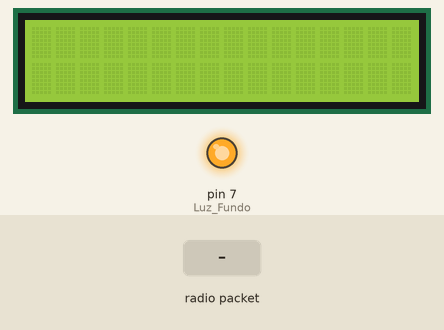
Simulated run of this sketch. Board: Arduino Uno, built with avr-gcc and run on an emulated ATmega328P. On the bench: 16×2 character LCD, output pins drawn as LEDs (lit = HIGH). The inputs (shaded band) are chosen by the test bench. No radio packets arrive unless stated.

Above: at 1.2 s.
1.3 s: radio packet "1" arrives
At 1.7 s:
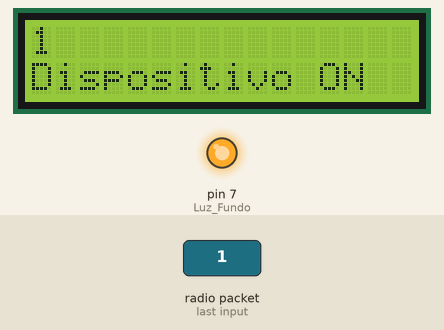
2.8 s: radio packet "0" arrives
At 4.0 s:
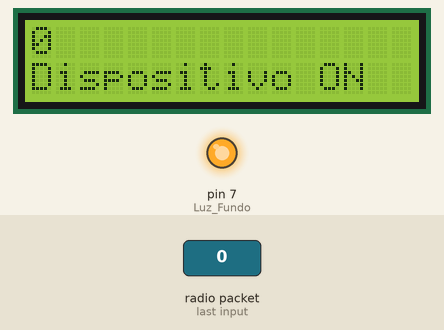
4.3 s: radio packet "2" arrives
At 5.1 s:
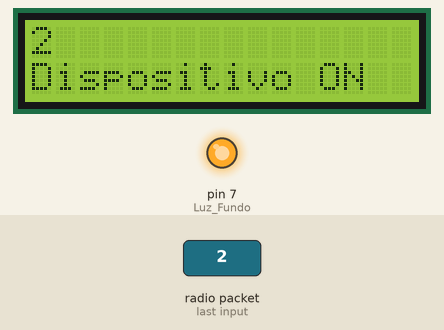
Timing chart, 0 to 7.3 s (numbered marks = the images above; inputs shaded):
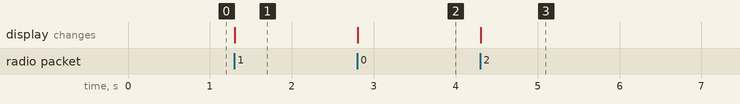

The sketch:

RECEPTOOOR.ino
```cpp
#include <LiquidCrystal.h> // declara a utilização da biblioteca LiquidCrystal
#include <VirtualWire.h> // declara a utilização da biblioteca VirtualWire

#define Luz_Fundo  7


//cria um objeto tipo LiquidCrystal que chamei de "lcd" nos pinos citados:
LiquidCrystal lcd(12, 11, 5, 4, 3, 2);

void setup()
{
  Serial.begin(9600);
lcd.begin(16, 2); // Iniciando o objeto "lcd" de 2 linhas e 16 colunas
pinMode(Luz_Fundo,OUTPUT); //define o pino como saída
digitalWrite(Luz_Fundo,HIGH); // Liga a luz do display.

     vw_set_rx_pin(6); // Define o pino 6 do Arduino como entrada
//de dados do receptor
    vw_setup(2000);             // Bits por segundo
    vw_rx_start();
}

void loop()
{
  uint8_t message[VW_MAX_MESSAGE_LEN];
  uint8_t msgLength = VW_MAX_MESSAGE_LEN;

  String msg;

  if (vw_get_message(message, &msgLength)) //Verifica se tem alguma mensagem disponível
  {

    for (int i = 0; i < msgLength; i++)
    {
      msg = msg + (char)message[i];
    }

  lcd.print(msg);
  //Posiciona o cursor na coluna 3, linha 0;
  lcd.setCursor(3, 0);
  lcd.clear();
   //Envia o texto entre aspas para o LCD
  lcd.print(msg);
  lcd.setCursor(0, 1);
  lcd.print("Dispositivo ON");

  msg = "";

  }


}
```

Measured:
- after the input at 1.3 s, the display: changes at once (image 1)
- after the input at 2.8 s, the display: changes at once (image 2)
- after the input at 4.3 s, the display: changes at once (image 3)
